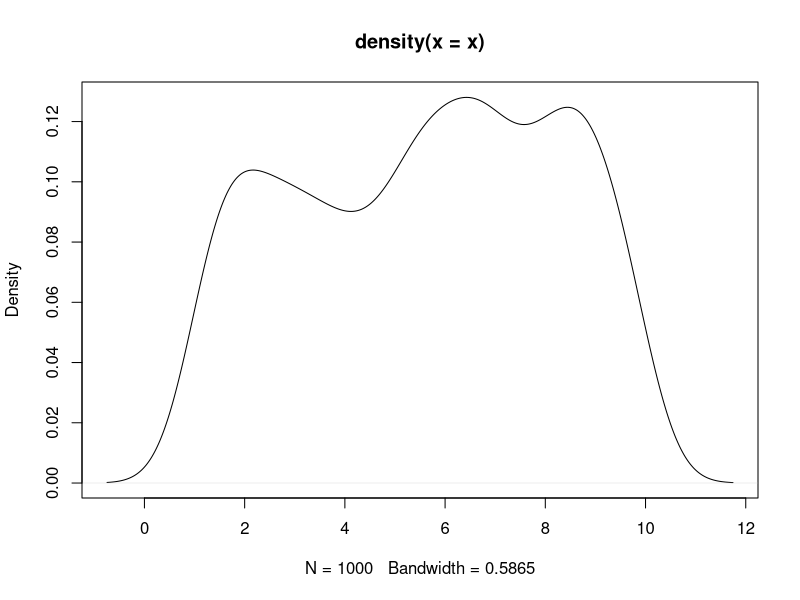
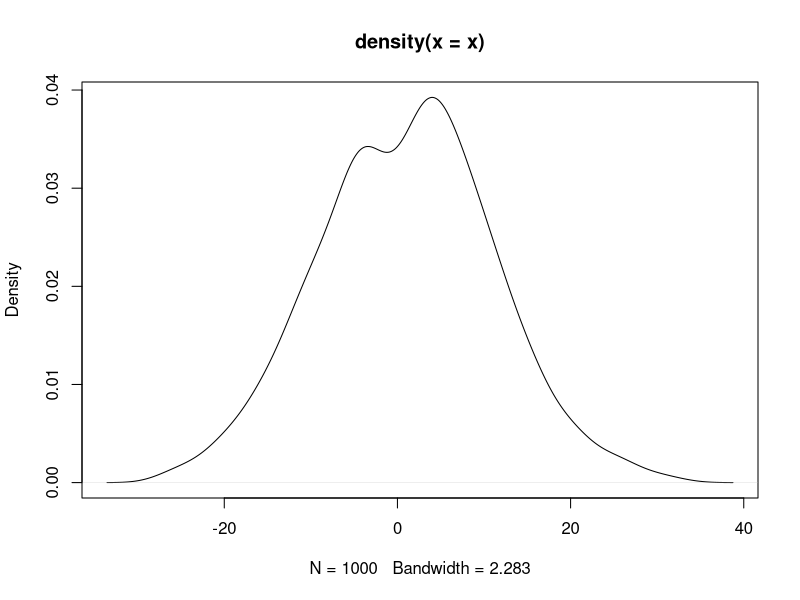
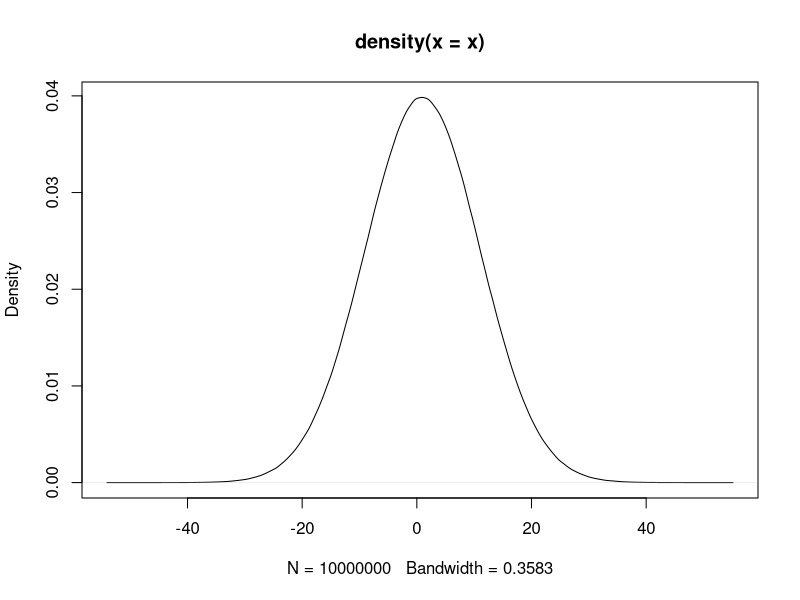

Source code (R) for these figures, in order:
## ---- chunk 1
knitr::opts_chunk$set(echo = TRUE)
## ---- chunk 2
a <- 1
b <- c(1, 2, 3, 4)
c <- c("1", "2", "3", "4")
d <- c(b, a)
e <- "abcd"
## ---- chunk 3
# df <- data.frame(a = c(1, 2, 3), b = c(3, 4, 5))
## ---- chunk 4
income <- c(70100, 51300, 51100, 48400, 47600, 43000)
county <- c("台北", "新北", "桃園", "高雄", "台中", "台南")
population <- c(2.6, 3.9, 2.2, 2.7, 2.8, 1.8)
area <- c(271.8, 2052.5, 1221, 2951.9, 2214.9, 2191.7)
## ---- chunk 5
a <- seq(11, 99, 11)
a
b <- 11:20
b
## ---- chunk 6
x <- runif(1000, 1, 10) # uniform dist, n=1000
plot(density(x))
x <- rnorm(1000, 1, 10) # uniform dist, n=1000
plot(density(x))
x <- rnorm(10000000, 1, 10) # normal dist, n=1000
plot(density(x))
## ---- chunk 7
county
income
head(county)
tail(county)
length(county)
# View(county)
## ---- chunk 8
county
county[c(5, 3, 1)] # how about country[c(1, 3, 5)]
county[3:6] # is it equal to country[c(3, 4, 5, 6)]
a <- 11:19
a[3:length(a)]
a[length(a):3]
## ---- chunk 9
b <- 11:20
b[-(3:5)]
b[-c(1, 3, 5)]
b
## ---- chunk 10
b <- b[-(3:5)]
b

a <- seq(11, 99, 11)
a <- a[-c(1, 3, 5)]
a

## ---- chunk 11
a <- 1:10
a <- c(a, 11)
a
b
a <- c(a, b)
a
a <- c(a, a, b)
a
## ---- chunk 12
a <- 11:19
a + 3
a / 2

a %% 2
a %/% 2
a %% 2== 0
a %% 2 != 0
a[a%% 2 == 0]
a[a%%2 != 0]
a <- a %% 2 	# modular arithmetic, get the reminder
a <- a %/% 2 	# Quotient

## ---- chunk 13
a %% 2 == 0 	# deteting odd/even number
a %% 2 != 0
a[a%%2==0]
a > b
income > mean(income)

TRUE == T 		# == equal to,
TRUE != F    	# != Not equal to

any(a>11) # is there any element larger than 1
all(a>11) # are all elements larger than 1

## ---- chunk 14
a <- seq(11, 55, 11)
a[c(T, F, T, F, T)]
a[a%%2==1]
a%%2
a%%2==1
a <- c("你好","你好棒棒","你好棒","你真的好棒")
a[nchar(a)>3]

# which will return "index-of"
a <- seq(11, 55, 11)
a[which(a%%2==1)]
which(a%%2==1)
## ---- chunk 15
x <- c(33, 55, 22, 13, 4, 24)
sort(x)
x <- sort(x) # assign to replace original x
order(x) 
x[order(x)]
## ---- chunk 16
a <- 11:19
min(a); max(a); mean(a); median(a); sd(a)
log2(a)
log1p(a)
?log1p
## ---- chunk 17
mode(county)				# character
mode(income)					# numeric
mode(income > mean(income))	# logical

testing <- c("26.142", "12.008", "7.032", "13.646", "4.589")
mode(testing)				# character

## ---- chunk 18
income.c <- as.character(income)
population.c <- as.numeric(population)

a <- seq(11, 99, 11)
a <- c(a, "100")

a <- seq(11, 99, 11)
sum(a%%2==1)

## ---- chunk 19
a <- seq(11, 55, 11)
paste("A", a)		# concatenate
paste0("A", a)		# concatenate

